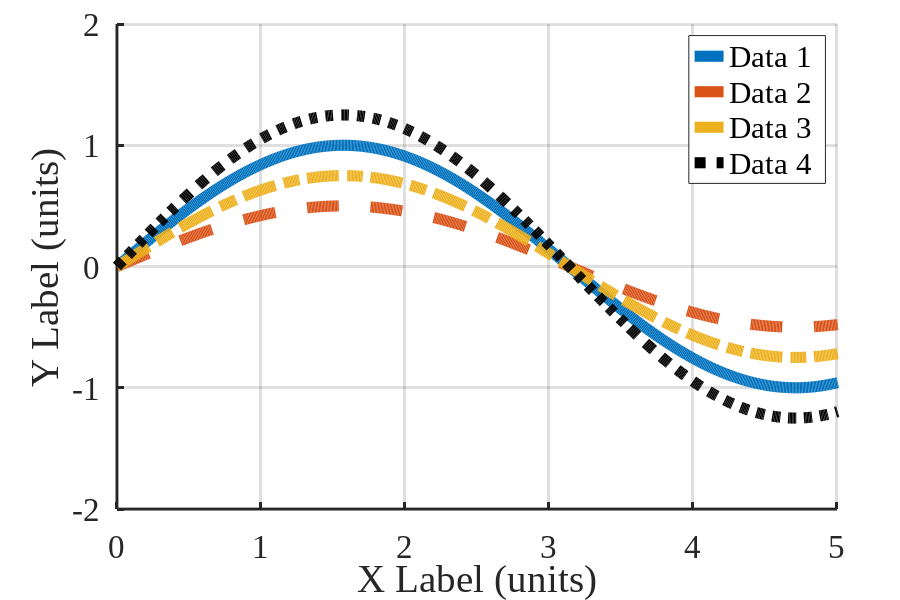

MATLAB code for this plot:
%%%%%%%%%%%%%%%%%%%%%%%%%%%%%%%%%%%%%%%%%%%%%%%%%%%%%%%%%%%%%%%%%%%%%%%%%%%%%%%%%%
% A template to help create readable figures 
%   (a contrast the default MATLAB/Octave output)
%
% It may actually look worse on screen. The saved version should be better.
%
% This will just plot junk data. Copy and paste into your script, then...
%
% You will have to fill in:
%   - the actual things to plot
%   - the axis labels - be sure to include units - lines 103-104
%   - the legend labels - line 107
%   - the filename to save the figure as - line 118 or 121
%
% You will likely have to change:
%   - axes limits - Line 100
%   - the page margins, based on data and labeling - Line 75
%   - the legend location and/or number of columns - Lines 103-104
%
% Created: 4/19/13 - Joshua Vaughan (joshua.vaughan@louisiana.edu)
%
% Modified: 
%   * 6/14/13 - Joshua Vaughan - joshua.vaughan@louisiana.edu
%       - now changes options based on MATLAB or Octave
%   * 2/26/14 - Joshua Vaughan - joshua.vaughan@louisiana.edu
%       - removed top and right axes borders
%       - adjusted page margins to better fill the page. NOTE: These often 
%         need to be adjusted based on the data
%       - more explicit suggestion of what needs to be changed for each
%         plot
%
%%%%%%%%%%%%%%%%%%%%%%%%%%%%%%%%%%%%%%%%%%%%%%%%%%%%%%%%%%%%%%%%%%%%%%%%%%%%%%%%%%

% Example data so that code will show a plot... 
x1 = 0:0.01:6;
x2 = x1;
x3 = x1;
x4 = x1;

y1 = sin(x1);
y2 = 0.5*sin(x2);
y3 = 0.75*sin(x3);
y4 = 1.25*sin(x4);



%-----  Copy from here down into your code, replacing items as needed ----------------
%
% Decide if user is using MATLAB or Octave
% This will return a nonzero value if in Octave
isOctave = exist('OCTAVE_VERSION');

if isOctave == 0 % We're in MATLAB
    plot_line_width = 3;
    grid_line_width = 2;
else % We're in Octave
    plot_line_width = 8;
    grid_line_width = 2;
end

% Set consistent font
font_name = 'Times New Roman';

%  The plot is formatted for saving, so it might be ugly on screen
h = figure;

% Define the papersize and margins
set (h,'papertype', '<custom>')
set (h,'paperunits','inches');

% papersize is 9" x 6" - 3x2 aspect ratio is best
set (h,'papersize',[9 6])       
set (h,'paperposition', [0,0,[9 6]])

% set the margins as percentage of page 
%---- You may need to change this based on the scale of your data --------%
% format is:
%    [left marging, bottom margin, horiz size, vert size] as % of page size
if isOctave == 0; % this is MATLAB
    set (gca,'position', [0.12, 0.12, 0.85, 0.85]);
else
    set (gca, 'position', [0.13, 0.11, 0.80, 0.85]);
end

set(gca, 'ActivePositionProperty', 'OuterPosition')

% The options are only specified once in MATLAB. Octave let's you adjust
% each line. This means we need to define the LineWidth for each variable
% in Octave.
if isOctave == 0 % We're in MATLAB
    % This is the actual plotting... Change xi and yi
    plot(x1,y1,x2,y2,'--',x3,y3,'-.',x4,y4,'k:','LineWidth',plot_line_width)
else % We're in Octave 
    % This is the actual plotting... Change xi and yi
    plot(x1,y1,'LineWidth',plot_line_width,x2,y2,'--','LineWidth',plot_line_width,x3,y3,'-.','LineWidth',plot_line_width,x4,y4,'k:','LineWidth',plot_line_width)
end

% Show a grid and set an appropriate line thickness 
grid on
set (gca, 'LineWidth',grid_line_width)

% Remove the top and right axes lines
set (gca, 'box', 'off')

% Increase the axis font size to something readable
set (gca, 'fontsize', 24)

%---- You will need to change this based on the scale of your data -------%
% Set the axis limits - [xmin xmax ymin max]
axis([0 5 -2 2])

% Set the X and Y axis labels - Change these to suit your plot
xlabel('X Label (units)','fontsize',28)
ylabel('Y Label (units)','fontsize',28)

% Create the legend - change 'Data i' to suit your plot
leg = legend('Data 1 ','Data 2 ','Data 3 ','Data 4 ');
set (leg, 'FontSize', 22,'FontName',font_name) 

% Change all fonts to font_name
FN = findall(h,'-property','FontName');
set(FN,'FontName',font_name);


% check if MATLAB or Octave to descide how to save
if isOctave == 0; % this is MATLAB
    % Save the figure as a high-res pdf
    print(h,'plot_filename.pdf','-dpdf');
else
    % Save the figure as a high-res pdf
    print(h,'plot_filename.pdf','-dpdf','-color','-landscape')
end


